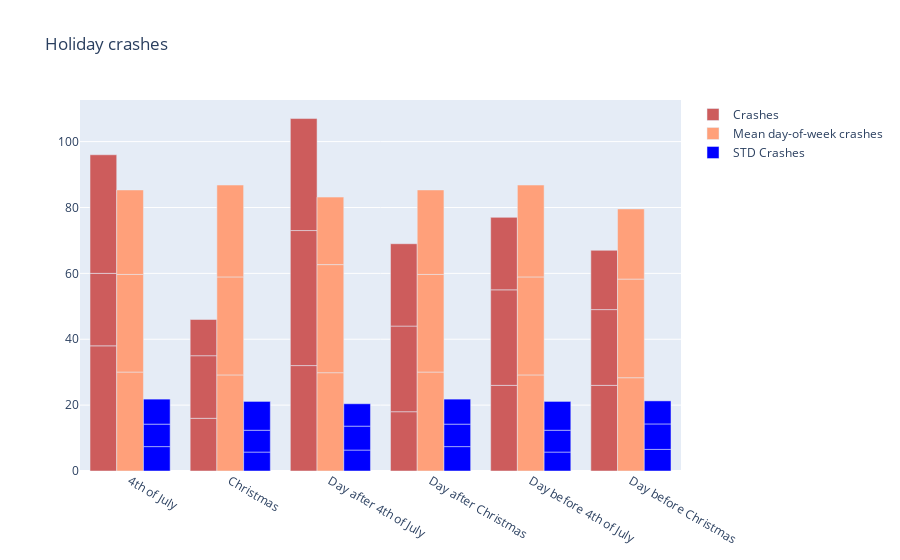

Here is the notebook cell this chart was saved with:
### Code cell
fig = go.Figure()

fig.add_trace(go.Bar(
    x=holiday_dist.HOLIDAY,
    y=holiday_dist.CRASH_RECORD_ID,
    name='Crashes',
    marker_color='indianred'
))
fig.add_trace(go.Bar(
    x=holiday_dist.HOLIDAY,
    y=holiday_dist.COUNT_CRASHES_AVG,
    name='Mean day-of-week crashes',
    marker_color='lightsalmon'
))

fig.add_trace(go.Bar(
    x=holiday_dist.HOLIDAY,
    y=holiday_dist.COUNT_CRASHES_STD,
    name='STD Crashes',
    marker_color='blue'
))

fig.update_layout(
    title_text=f'Holiday crashes')

### Figure 1 — Plotly figure (JSON) as saved in the notebook; plotly's stock layout.template omitted (floating-point values rounded to 4 significant figures)
{"data": [{"marker": {"color": "indianred"}, "name": "Crashes", "type": "bar", "x": ["4th of July", "4th of July", "4th of July", "Christmas", "Christmas", "Christmas", "Day after 4th of July", "Day after 4th of July", "Day after 4th of July", "Day after Christmas", "Day after Christmas", "Day after Christmas", "Day before 4th of July", "Day before 4th of July", "Day before 4th of July", "Day before Christmas", "Day before Christmas", "Day before Christmas"], "y": [38, 22, 36, 16, 19, 11, 32, 41, 34, 18, 26, 25, 26, 29, 22, 26, 23, 18]}, {"marker": {"color": "lightsalmon"}, "name": "Mean day-of-week crashes", "type": "bar", "x": ["4th of July", "4th of July", "4th of July", "Christmas", "Christmas", "Christmas", "Day after 4th of July", "Day after 4th of July", "Day after 4th of July", "Day after Christmas", "Day after Christmas", "Day after Christmas", "Day before 4th of July", "Day before 4th of July", "Day before 4th of July", "Day before Christmas", "Day before Christmas", "Day before Christmas"], "y": [30.04, 29.63, 25.65, 29.17, 29.75, 27.88, 29.85, 32.81, 20.5, 30.04, 29.63, 25.65, 29.17, 29.75, 27.88, 28.32, 29.94, 21.3]}, {"marker": {"color": "blue"}, "name": "STD Crashes", "type": "bar", "x": ["4th of July", "4th of July", "4th of July", "Christmas", "Christmas", "Christmas", "Day after 4th of July", "Day after 4th of July", "Day after 4th of July", "Day after Christmas", "Day after Christmas", "Day after Christmas", "Day before 4th of July", "Day before 4th of July", "Day before 4th of July", "Day before Christmas", "Day before Christmas", "Day before Christmas"], "y": [7.404, 6.823, 7.595, 5.749, 6.627, 8.748, 6.357, 7.263, 6.795, 7.404, 6.823, 7.595, 5.749, 6.627, 8.748, 6.56, 7.725, 7.002]}], "layout": {"title": {"text": "Holiday crashes"}}}
